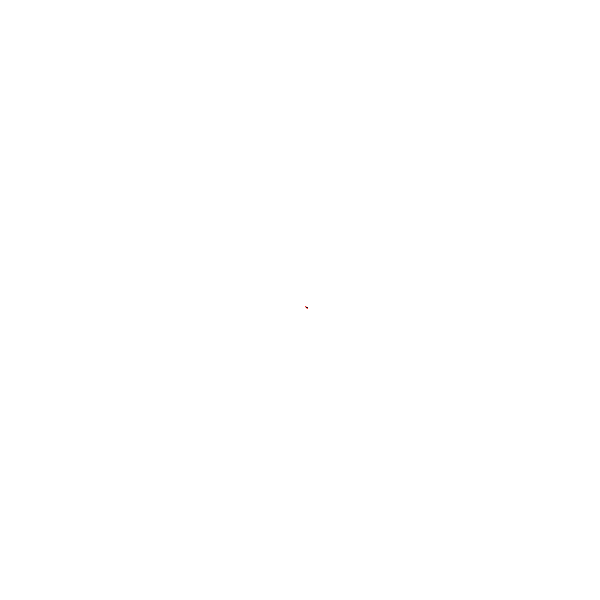
Frame 1 (no input)
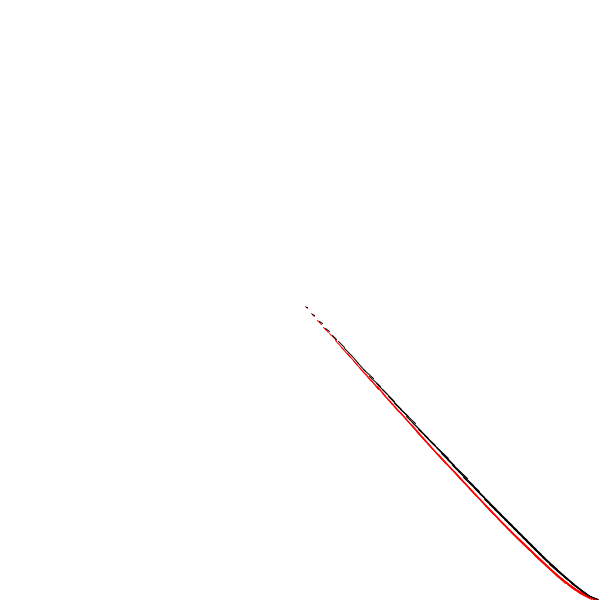
Frame 60 (the mouse pressed at the canvas centre just before this capture)
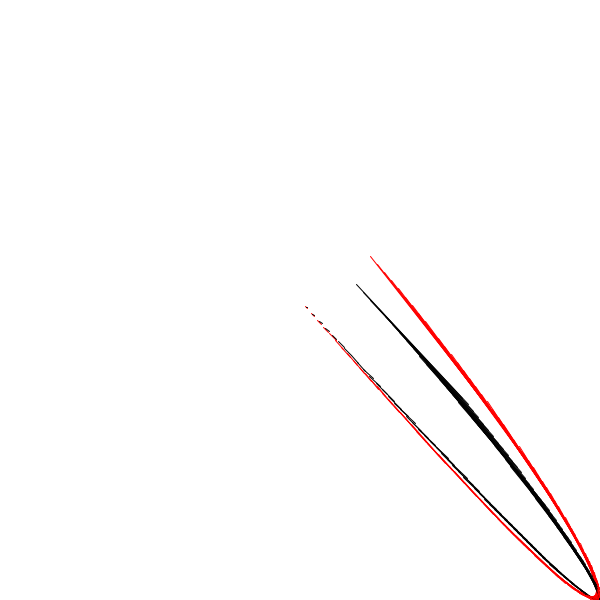
Frame 120 (the mouse held since frame 60 and released just before this capture)

The Processing sketch that drew these frames (run headless with seeded random() and noise(); from frame 60 on, the mouse is pressed at the canvas centre):

// Processing sketch: s15_sin_spiro
// ── s15_sin_spiro.pde
void setup() {
  size(600, 600);
  background(255);
  rectMode(CENTER);
  stroke(0, 50);
}
void draw() {
  float ang = frameCount * 0.02;
  
  float x1 = 300 + 300 * sin(ang * 1.0);
  float y1 = 300 + 300 * sin(ang * 1.13);
  float x2 = 300 + 300 * sin(ang * 1.21);
  float y2 = 300 + 300 * sin(ang * 1.37);
  
  stroke(#FF0000);
  line(x1, y1, x2, y2);
  
  x1 = 300 + 300 * sin(ang * 1.07);
  y1 = 300 + 300 * sin(ang * 1.17);
  x2 = 300 + 300 * sin(ang * 1.23);
  y2 = 300 + 300 * sin(ang * 1.33);

  stroke(0);
  line(x1, y1, x2, y2);
  
}
void keyPressed() {
  if(key == 's') {
    save("result.png");
  }
}
